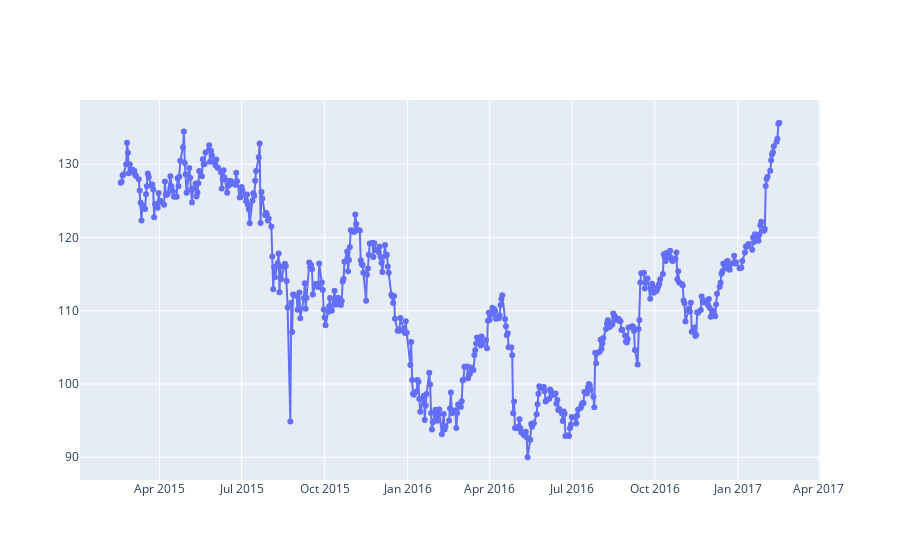

Notebook cell for this chart:
### Markdown cell above
## Line Plot

https://plotly.com/python/line-and-scatter/

### Code cell
fig = go.Figure(data=go.Scatter(x=df['Date'], y=df['AAPL.Open'], 
                                mode='lines+markers'))

fig.show()

### Figure 1 — Plotly figure (JSON) as saved in the notebook; plotly's stock layout.template omitted (floating-point values rounded to 4 significant figures; data arrays with more than 128 entries replaced by an {"elided": "..."} marker saying what was removed)
{"data": [{"mode": "lines+markers", "type": "scatter", "x": {"elided": "506 str values"}, "y": {"elided": "506 float values"}}], "layout": {"autosize": true, "xaxis": {"autorange": true, "range": ["2015-01-03 11:05:30.872", "2017-04-01 12:54:29.128"], "type": "date"}, "yaxis": {"autorange": true, "range": [86.23, 139.4], "type": "linear"}}}
